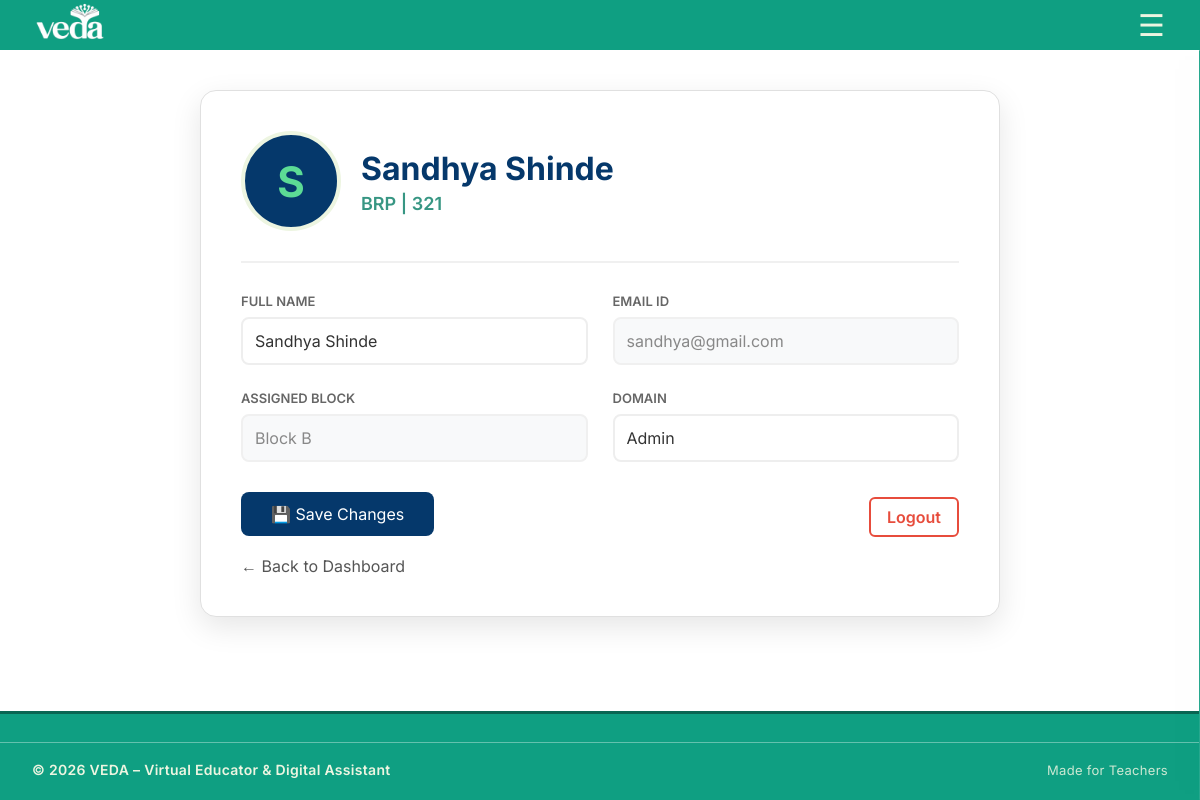
Screenshot of /profile (signed in) with the database file from the repository.
### tables this page shows
CREATE TABLE brps(
            id INTEGER PRIMARY KEY AUTOINCREMENT,
            name TEXT NOT NULL,
            employee_id TEXT UNIQUE,
            email TEXT UNIQUE NOT NULL,
            password TEXT NOT NULL,
            assigned_block TEXT,
            domain TEXT
        );

### API_routes/profile.py (the view)
@router.get("/profile")
async def view_profile(request: Request):
    user_session = request.session.get("user")
    if not user_session:
        return RedirectResponse(url="/login")
    role = user_session["role"]
    employee_id = user_session["username"]
    conn = get_connection()
    conn.row_factory = lambda cursor, row: {col[0]: row[idx] for idx, col in enumerate(cursor.description)}
    cursor = conn.cursor()
    user_data = None
    try:
        if role == "teacher":
            cursor.execute("SELECT * FROM teachers WHERE employee_id = ?", (employee_id,))
        elif role == "crp":
            cursor.execute("SELECT * FROM crps WHERE employee_id = ?", (employee_id,))
        elif role == "brp":
            cursor.execute("SELECT * FROM brps WHERE employee_id = ?", (employee_id,))
        elif role == "arp":
            cursor.execute("SELECT * FROM arps WHERE employee_id = ?", (employee_id,))
        user_data = cursor.fetchone()
    except Exception as e:
        print(f"Profile Error: {e}")
    finally:
        conn.close()
    if not user_data:
        return RedirectResponse(url="/login?error=ProfileNotFound")
    return templates.TemplateResponse("profile.html", {
        "request": request,
        "user": user_session,
        "profile": user_data,
        "role": role.upper()
    })

### templates/profile.html (shortened to what this page needs)
{% extends "base.html" %}
{% block content %}
<div class="page-wrapper" style="padding-top: 50px;">
    <div class="profile-container">
        <div class="profile-header">
            <div class="avatar-circle-large">
                {{ profile.name[0] | upper }}
            </div>
            <div class="profile-title">
                <h2>{{ profile.name }}</h2>
                <p>{{ role }} | {{ profile.employee_id }}</p>
            </div>
        </div>
        <form action="/profile/update" method="POST">
            <div class="form-grid">
                <div class="form-group">
                    <label>Full Name</label>
                    <input type="text" name="name" class="form-control" value="{{ profile.name }}" required>
                </div>
                <div class="form-group">
                    <label>Email ID</label>
                    <input type="email" class="form-control" value="{{ profile.email }}" readonly>
                </div>
                {% if role == 'TEACHER' %}
                    <div class="form-group">
                        <label>School UDISE</label>
                        <input type="text" class="form-control" value="{{ profile.school_udise }}" readonly>
                    </div>
                    <div class="form-group">
                        <label>Preferred Language</label>
                        <select name="preferred_language" class="form-control">
                            <option value="english" {% if profile.preferred_language == 'english' %}selected{% endif %}>English</option>
                            <option value="hindi" {% if profile.preferred_language == 'hindi' %}selected{% endif %}>Hindi</option>
                            <option value="marathi" {% if profile.preferred_language == 'marathi' %}selected{% endif %}>Marathi</option>
                        </select>
                    </div>
                    <div class="form-group">
                        <label>Subjects</label>
                        <input type="text" name="subjects" class="form-control" value="{{ profile.subjects }}">
                    </div>
                    <div class="form-group">
                        <label>Classes</label>
                        <input type="text" name="classes" class="form-control" value="{{ profile.classes }}">
                    </div>
                {% elif role == 'BRP' %}
                    <div class="form-group">
                        <label>Assigned Block</label>
                        <input type="text" class="form-control" value="{{ profile.assigned_block }}" readonly>
                    </div>
                    <div class="form-group">
                        <label>Domain</label>
                        <input type="text" name="domain" class="form-control" value="{{ profile.domain }}">
                    </div>
                {% endif %}
            </div>
            <button type="submit" class="btn-save">💾 Save Changes</button>
            <a href="/logout" class="logout-btn">Logout</a>
        </form>
        <div style="margin-top: 20px;">
            {% if role == 'TEACHER' %}
            <a href="/teacher" style="text-decoration: none; color: #555;">← Back to Dashboard</a>
            {% else %}
            <a href="/{{ role|lower }}" style="text-decoration: none; color: #555;">← Back to Dashboard</a>
            {% endif %}
        </div>
    </div>
</div>
{% endblock %}

### static/css/layout.css (style rules this page uses)
* { box-sizing: border-box; margin: 0; padding: 0; font-family: 'Inter', sans-serif; }
body { min-height: 100vh; background:#ffffff !important; color: #056b64; max-width: 100%; height: 100%; display: flex; flex-direction: column; }
.page-wrapper { flex:1; }

### templates/profile.html (style rules this page uses)
.profile-container { max-width: 800px; margin: 40px auto; background: white; padding: 40px; border-radius: 16px; box-shadow: 0 10px 30px rgba(0, 0, 0, 0.1); border: 1px solid #e0e0e0; }
.profile-header { display: flex; align-items: center; gap: 20px; border-bottom: 2px solid #f0f0f0; padding-bottom: 30px; margin-bottom: 30px; }
.avatar-circle-large { width: 100px; height: 100px; background: #05386B; color: #5CDB95; font-size: 42px; font-weight: bold; display: flex; align-items: center; justify-content: center; border-radius: 50%; border: 4px solid #EDF5E1; }
.profile-title h2 { margin: 0; font-size: 32px; color: #05386B; }
.profile-title p { margin: 5px 0 0; color: #379683; font-weight: 600; font-size: 18px; }
.form-grid { display: grid; grid-template-columns: 1fr 1fr; gap: 25px; }
.form-group label { display: block; font-size: 13px; color: #666; margin-bottom: 8px; font-weight: 600; text-transform: uppercase; }
.form-control { width: 100%; padding: 12px; border: 2px solid #eee; border-radius: 8px; font-size: 16px; color: #333; transition: border-color 0.3s; }
.form-control[readonly] { background-color: #f8f9fa; color: #888; cursor: not-allowed; border-color: #f0f0f0; }
.btn-save { background-color: #05386B; color: white; border: none; padding: 12px 30px; border-radius: 8px; font-size: 16px; cursor: pointer; margin-top: 30px; transition: background 0.3s; }
.logout-btn { float: right; margin-top: 35px; color: #e74c3c; text-decoration: none; font-weight: 600; border: 2px solid #e74c3c; padding: 8px 16px; border-radius: 6px; transition: all 0.3s; }

### rows the page displays
brps: name "S", name "Sandhya Shinde", employee_id "321", email "sandhya@gmail.com", assigned_block "Block B", domain "Admin"

### other values shown
{{ role }} "BRP"
